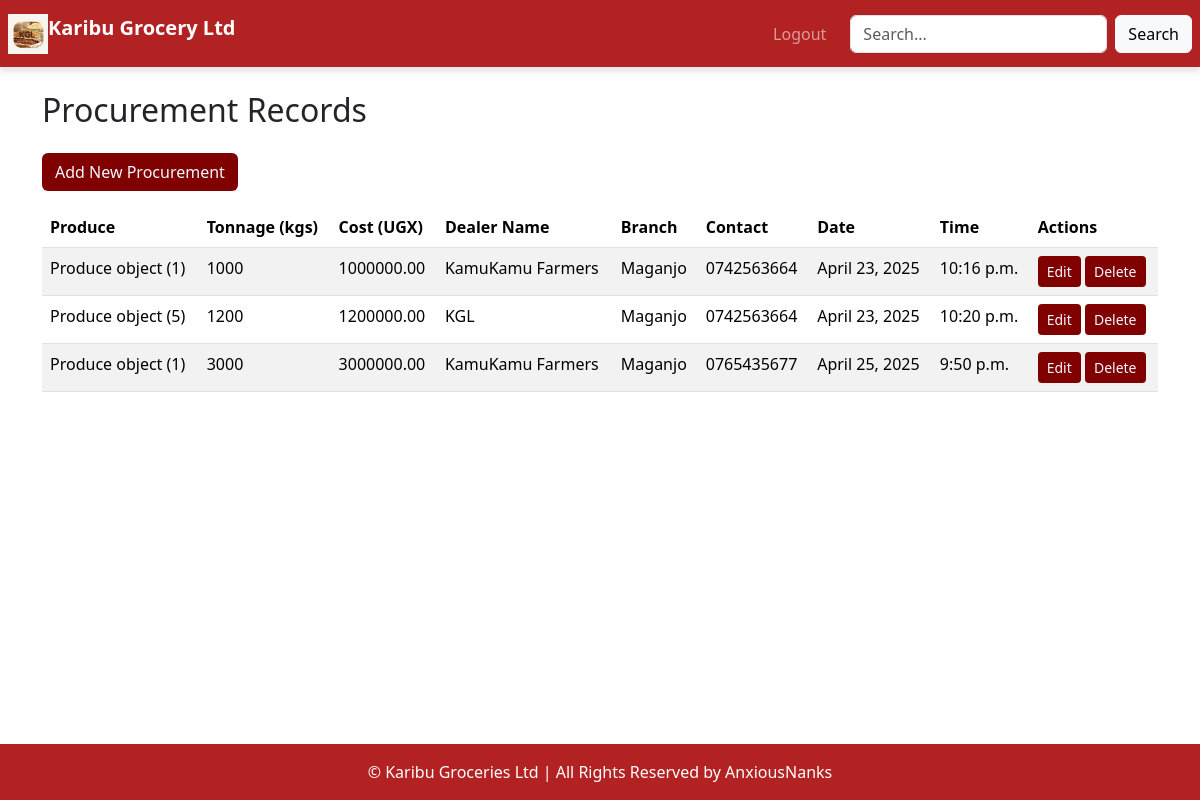
Page /procurement/ on the committed database.
### home/models.py (models this page shows, shortened)
class Procurement(models.Model):
    produce = models.ForeignKey(Produce,on_delete=models.CASCADE,blank=True, null=True)
    date = models.DateField(auto_now_add=True)
    time = models.TimeField(auto_now_add=True)
    tonnage_kgs = models.IntegerField(
        validators=[MinValueValidator(1000)],
    )
    costUgx = models.DecimalField(
        max_digits=15,
        decimal_places=2,
        validators=[MinValueValidator(10000)],
        verbose_name="Cost (UGX)"
    )
    dealername = models.ForeignKey(Dealer, on_delete=models.SET_NULL,null=True )
    branch = models.CharField(max_length=20, choices=BRANCH_CHOICES)
    contact = models.CharField(max_length=15,
        validators=[RegexValidator(regex=r'^\+?\d{9,15}$', message="Enter a valid phone number.")],
        blank=True)
    selling_price_ugx = models.FloatField(
    )
    recorded_by = models.ForeignKey(Userprofile,
        on_delete=models.SET_NULL,
        null=True,
        blank=True,
    )
    createdAt = models.DateTimeField(auto_now_add=True)

class Produce(models.Model):
    name = models.CharField(max_length=100, unique=True)
    produce_type = models.CharField(max_length=50, validators=[MinLengthValidator(2)])
    price_per_kg = models.DecimalField(max_digits=10, decimal_places=2)

class Dealer(models.Model):
    DEALER_TYPES =[
        ('individual', 'Individual'),
        ('company', 'Company'),
        ('own_farm', 'Own Farm'),
    ]
    name = models.CharField(max_length=100)
    dealer_type = models.CharField(max_length=50, choices=DEALER_TYPES)
    contact = models.CharField(max_length=100,blank=True,null=True)
    location = models.CharField(max_length=100, blank=True, null=True)
    def __str__(self):
        return self.name

### home/views.py (the view)
# urls.py: path('procurement/', views.procurement_list, name='procurement_list'),
def procurement_list(request):
    procurements = Procurement.objects.all()
    return render(request, 'home/procurement.html', {'procurements': procurements})

### home/templates/home/procurement.html
{% extends 'base.html' %}
{% block content %}
<div class="container mt-4">
    <h2 class="mb-4">Procurement Records</h2>
    <a href="{% url 'procurement_create' %}" class="btn mb-3" style="background-color: maroon; color: aliceblue;">Add New Procurement</a>
    <table class="table table-striped">
        <thead>
            <tr>
                <th>Produce</th>
                <th>Tonnage (kgs)</th>
                <th>Cost (UGX)</th>
                <th>Dealer Name</th>
                <th>Branch</th>
                <th>Contact</th>
                <th>Date</th>
                <th>Time</th>
                <th>Actions</th>
            </tr>
        </thead>
        <tbody>
            {% for procurement in procurements %}
            <tr>
                <td>{{ procurement.produce }}</td>
                <td>{{ procurement.tonnage_kgs }}</td>
                <td>{{ procurement.costUgx }}</td>
                <td>{{ procurement.dealername }}</td>
                <td>{{ procurement.branch }}</td>
                <td>{{ procurement.contact }}</td>
                <td>{{ procurement.date }}</td>
                <td>{{ procurement.time }}</td>
                <td>
                    <a href="{% url 'procurement_edit' procurement.id %}" class="btn btn-sm" style="background-color: maroon; color:aliceblue">Edit</a>
                    <a href="{% url 'procurement_delete' procurement.id %}" class="btn btn-sm" style="background-color: maroon; color: aliceblue;">Delete</a>
                </td>
            </tr>
            {% empty %}
            <tr>
                <td colspan="9" class="text-center">No procurement records found.</td>
            </tr>
            {% endfor %}
        </tbody>
    </table>
</div>
{% endblock %}

### home/templates/base.html (style rules this page uses)
body, html { margin: 0; padding: 0; height: 100%; overflow-x: hidden; }

### rows in the picture
Procurement: produce "Produce object (1)", tonnage_kgs "1000", costUgx "1000000.00", dealername "KamuKamu Farmers", branch "Maganjo", contact "0742563664", date "April 23, 2025", time "10:16 p.m."
Procurement: produce "Produce object (5)", tonnage_kgs "1200", costUgx "1200000.00", dealername "KGL", branch "Maganjo", contact "0742563664", date "April 23, 2025", time "10:20 p.m."
Procurement: produce "Produce object (1)", tonnage_kgs "3000", costUgx "3000000.00", dealername "KamuKamu Farmers", branch "Maganjo", contact "0765435677", date "April 25, 2025", time "9:50 p.m."
